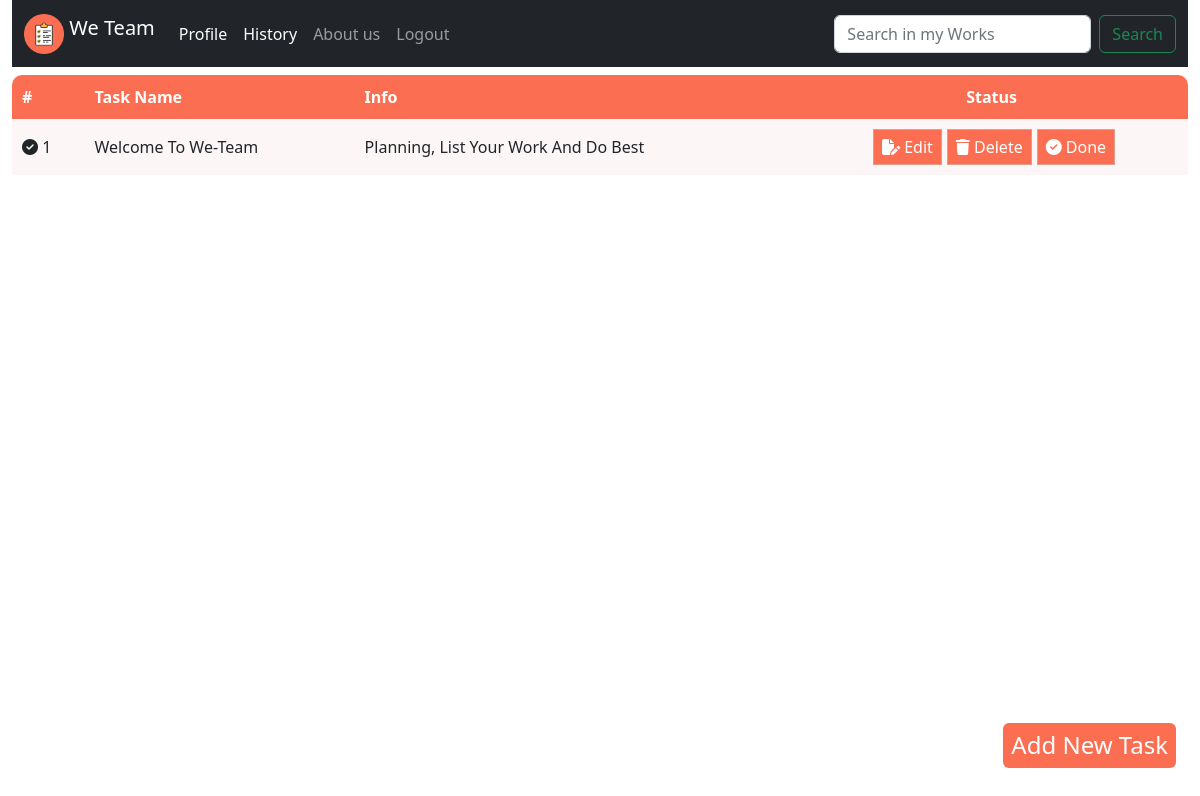
/ (signed in), run on the app's committed database.
### app.py (models this page shows)
class Task(db.Model):
    __tablename__ = "tasks"
    id = db.Column(db.Integer, primary_key=True)
    user_id = db.Column(db.Integer,db.ForeignKey('users.id'))
    task_title = db.Column(db.String(64) ,nullable=False ,unique=False)
    task_info = db.Column(db.String(256) ,nullable=False,unique=False)
    status = db.Column(db.Integer ,default = 0)
    date = db.Column(db.DateTime ,default=datetime.now())

### app.py (the view)
@app.route("/")
@login_required
def index():
    user_task = []
    if session.get("user_id"):
        user_db_data = Task.query.filter_by(user_id=(session['user_id'])).all()
        for index,value in enumerate(user_db_data):
            print(value.status)
            if value.status != 1:
                user_task.append(value)
        return render_template("index.html",user_db=user_task,user_id=session['user_id'])
    else:
        return redirect("login")

### subpython/validate.py (called while the page is built)
def login_required(f):
    @wraps(f)
    def decorated_function(*args, **kwargs):
        if session.get("user_id") is None:
            return redirect("/login")
        return f(*args, **kwargs)
    return decorated_function

### templates/index.html (shortened to what this page needs)
{% extends "base.html" %}
{% block style%}
<link
rel="stylesheet"
href=" {{ url_for('static', filename='css-main/index/index-helper.css') }} "
/>
<link
rel="stylesheet"
href=" {{ url_for('static', filename='css-main/index/index.css') }} "
/>
<link
rel="stylesheet"
href=" {{ url_for('static', filename='css-main/index/index-Modal.css') }} "
/>
{% endblock%}
{% block main %}
<div class="button-add-task position-fixed end-0 bottom-0 m-4">
    <h4 class="fs-4 p-2 rounded rounded-2 text-white" id="Btn_Add-New-Task">
        Add New Task
    </h4>
</div>
<table class="table-content">
    <thead>
        <tr class="header-col">
            <th class="header-cell left-top">#</th>
            <th class="header-cell">Task Name</th>
            <th class="header-cell">Info</th>
            <th class="header-cell right-top text-center">Status</th>
        </tr>
    </thead>
        <tbody>
            <div class="body-table">
                {% if user_db %}
                {% for each in user_db %}
                {% set line_counter = loop.index %}
                <tr class="odd">
                    <td>
                        <i class="fa-solid fa-circle-check"></i>
                        {{line_counter}}
                    </td>
                    <td class="title">{{each.task_title}}</td>
                    <td>{{each.task_info}}</td>
                    <td class="last">
                        <form action="/edit" method="get">
                            <button class="btn-opr" class="edit" type="submit">
                                <i class="fa-solid fa-file-pen"></i>
                                Edit
                            </button>
                        </form>
                        <form action="/delete" method="get">
                            <button class="btn-opr" class="delete" type="submit">
                                <i class="fa-solid fa-trash"></i>
                                Delete
                            </button>
                        </form>
                        <form action="/done" method="post">
                  <button class="btn-opr" class="done" type="submit">
                      <i class="fa-solid fa-circle-check"></i>
                      Done
                    </button>
                </form>
            </td>
        </tr>
        {% endfor %}
        {% endif %}
    </div>
</tbody>
</table>
{% endblock %}
{% block add_task %}
</div>
{% endblock %}

### static/css-main/Index/index-helper.css (style rules this page uses)
* { padding: 0; margin: 0; box-sizing: border-box; }
:root { --color-border:rgba(125, 125, 125, 0.595); --odd_child_color:rgba(204, 204, 204, 0.5); --header-background:#fc6e51; --header-background-lighter:#ff5634; --color:#fc6e51; font-family: system-ui, -apple-system, BlinkMacSystemFont, 'Segoe UI', Roboto, Oxygen, Ubuntu, Cantarell, 'Open Sans', 'Helvetica Neue', sans-serif; }

### static/css-main/Index/index.css (style rules this page uses)
.table-content { width: 100%; border-collapse: collapse; border-radius: 10px; }
td,th { padding: 10px; text-align: start; }
.header-cell { background-color: var(--header-background); color: white; text-align: center; text-align: start; }
.left-top { border-radius: 10px 0 0 0; }
.right-top { border-radius:0 10px 0 0; }
.odd { background-color: rgb(252, 246, 246); }
.last { display: flex; justify-content: center; align-items: center; }
.btn-opr { margin-left: 5px; color: white; cursor: pointer; padding: 5px 8px; background-color: var(--header-background); border: 1px solid var(--odd_child_color); }
.title { font-weight: 500; }
#Btn_Add-New-Task { background-color: var(--color) !important; text-decoration: None; cursor: pointer; }

### data on the page
Task: line_counter "1", task_title "Welcome To We-Team", task_info "Planning, List Your Work And Do Best"
